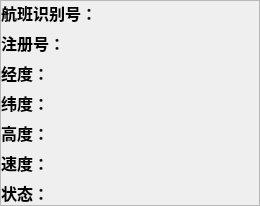
<?xml version="1.0" encoding="UTF-8"?>
<ui version="4.0">
 <class>AircraftInfoForm</class>
 <widget class="QWidget" name="AircraftInfoForm">
  <property name="geometry">
   <rect>
    <x>0</x>
    <y>0</y>
    <width>245</width>
    <height>188</height>
   </rect>
  </property>
  <property name="windowTitle">
   <string>Form</string>
  </property>
  <property name="styleSheet">
   <string notr="true"/>
  </property>
  <layout class="QGridLayout" name="gridLayout">
   <property name="leftMargin">
    <number>0</number>
   </property>
   <property name="topMargin">
    <number>0</number>
   </property>
   <property name="rightMargin">
    <number>0</number>
   </property>
   <property name="bottomMargin">
    <number>0</number>
   </property>
   <property name="spacing">
    <number>0</number>
   </property>
   <item row="0" column="0">
    <widget class="QFrame" name="frame">
     <property name="minimumSize">
      <size>
       <width>260</width>
       <height>0</height>
      </size>
     </property>
     <property name="maximumSize">
      <size>
       <width>260</width>
       <height>16777215</height>
      </size>
     </property>
     <property name="font">
      <font>
       <pointsize>8</pointsize>
      </font>
     </property>
     <property name="frameShape">
      <enum>QFrame::StyledPanel</enum>
     </property>
     <property name="frameShadow">
      <enum>QFrame::Raised</enum>
     </property>
     <layout class="QGridLayout" name="gridLayout_2">
      <property name="leftMargin">
       <number>0</number>
      </property>
      <property name="topMargin">
       <number>0</number>
      </property>
      <property name="rightMargin">
       <number>0</number>
      </property>
      <property name="bottomMargin">
       <number>0</number>
      </property>
      <item row="0" column="0">
       <widget class="QLabel" name="label_icon">
        <property name="font">
         <font>
          <family>Adobe 黑体 Std R</family>
          <pointsize>12</pointsize>
          <weight>75</weight>
          <bold>true</bold>
         </font>
        </property>
        <property name="text">
         <string>航班识别号：</string>
        </property>
       </widget>
      </item>
      <item row="0" column="1">
       <widget class="QLabel" name="label_aircraft_number">
        <property name="font">
         <font>
          <family>Adobe 黑体 Std R</family>
          <pointsize>12</pointsize>
          <weight>75</weight>
          <bold>true</bold>
         </font>
        </property>
        <property name="text">
         <string/>
        </property>
       </widget>
      </item>
      <item row="1" column="0">
       <widget class="QLabel" name="label_2">
        <property name="font">
         <font>
          <family>Adobe 黑体 Std R</family>
          <pointsize>12</pointsize>
          <weight>75</weight>
          <bold>true</bold>
         </font>
        </property>
        <property name="text">
         <string>注册号：</string>
        </property>
       </widget>
      </item>
      <item row="1" column="1">
       <widget class="QLabel" name="label_tailNumber">
        <property name="font">
         <font>
          <family>Adobe 黑体 Std R</family>
          <pointsize>12</pointsize>
          <weight>75</weight>
          <bold>true</bold>
         </font>
        </property>
        <property name="text">
         <string/>
        </property>
       </widget>
      </item>
      <item row="2" column="0">
       <widget class="QLabel" name="label">
        <property name="font">
         <font>
          <family>Adobe 黑体 Std R</family>
          <pointsize>12</pointsize>
          <weight>75</weight>
          <bold>true</bold>
         </font>
        </property>
        <property name="text">
         <string>经度：</string>
        </property>
       </widget>
      </item>
      <item row="2" column="1">
       <widget class="QLabel" name="label_latitude">
        <property name="font">
         <font>
          <family>Adobe 黑体 Std R</family>
          <pointsize>12</pointsize>
          <weight>75</weight>
          <bold>true</bold>
         </font>
        </property>
        <property name="text">
         <string/>
        </property>
       </widget>
      </item>
      <item row="3" column="0">
       <widget class="QLabel" name="label_3">
        <property name="font">
         <font>
          <family>Adobe 黑体 Std R</family>
          <pointsize>12</pointsize>
          <weight>75</weight>
          <bold>true</bold>
         </font>
        </property>
        <property name="text">
         <string>纬度：</string>
        </property>
       </widget>
      </item>
      <item row="3" column="1">
       <widget class="QLabel" name="label_longitude">
        <property name="font">
         <font>
          <family>Adobe 黑体 Std R</family>
          <pointsize>12</pointsize>
          <weight>75</weight>
          <bold>true</bold>
         </font>
        </property>
        <property name="text">
         <string/>
        </property>
       </widget>
      </item>
      <item row="4" column="0">
       <widget class="QLabel" name="label_5">
        <property name="font">
         <font>
          <family>Adobe 黑体 Std R</family>
          <pointsize>12</pointsize>
          <weight>75</weight>
          <bold>true</bold>
         </font>
        </property>
        <property name="text">
         <string>高度：</string>
        </property>
       </widget>
      </item>
      <item row="4" column="1">
       <widget class="QLabel" name="label_altitude">
        <property name="font">
         <font>
          <family>Adobe 黑体 Std R</family>
          <pointsize>12</pointsize>
          <weight>75</weight>
          <bold>true</bold>
         </font>
        </property>
        <property name="text">
         <string/>
        </property>
       </widget>
      </item>
      <item row="5" column="0">
       <widget class="QLabel" name="label_4">
        <property name="font">
         <font>
          <family>Adobe 黑体 Std R</family>
          <pointsize>12</pointsize>
          <weight>75</weight>
          <bold>true</bold>
         </font>
        </property>
        <property name="text">
         <string>速度：</string>
        </property>
       </widget>
      </item>
      <item row="5" column="1">
       <widget class="QLabel" name="label_Speed">
        <property name="font">
         <font>
          <family>Adobe 黑体 Std R</family>
          <pointsize>12</pointsize>
          <weight>75</weight>
          <bold>true</bold>
         </font>
        </property>
        <property name="text">
         <string/>
        </property>
       </widget>
      </item>
      <item row="6" column="0">
       <widget class="QLabel" name="label_7">
        <property name="font">
         <font>
          <family>Adobe 黑体 Std R</family>
          <pointsize>12</pointsize>
          <weight>75</weight>
          <bold>true</bold>
         </font>
        </property>
        <property name="text">
         <string>状态：</string>
        </property>
       </widget>
      </item>
      <item row="6" column="1">
       <widget class="QLabel" name="label_status">
        <property name="font">
         <font>
          <family>Adobe 黑体 Std R</family>
          <pointsize>12</pointsize>
          <weight>75</weight>
          <bold>true</bold>
         </font>
        </property>
        <property name="text">
         <string/>
        </property>
       </widget>
      </item>
     </layout>
    </widget>
   </item>
  </layout>
 </widget>
 <resources/>
 <connections/>
</ui>
